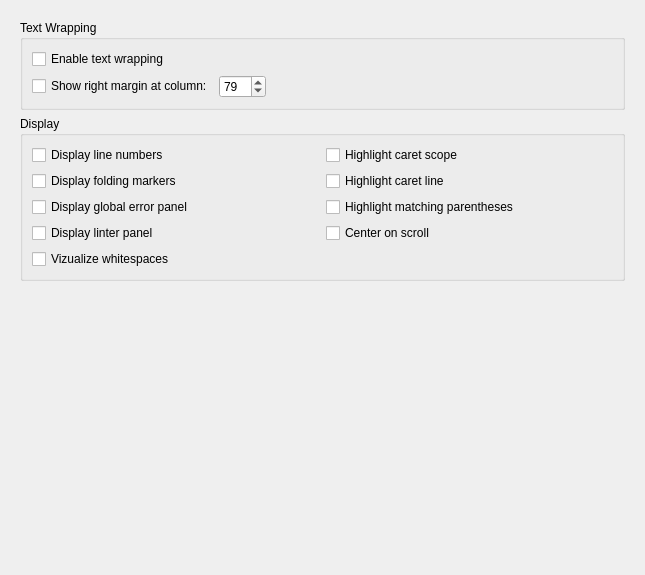
<?xml version="1.0" encoding="UTF-8"?>
<ui version="4.0">
 <class>Form</class>
 <widget class="QWidget" name="Form">
  <property name="geometry">
   <rect>
    <x>0</x>
    <y>0</y>
    <width>645</width>
    <height>575</height>
   </rect>
  </property>
  <property name="windowTitle">
   <string>Form</string>
  </property>
  <layout class="QVBoxLayout" name="verticalLayout">
   <item>
    <widget class="QScrollArea" name="scrollArea">
     <property name="frameShape">
      <enum>QFrame::NoFrame</enum>
     </property>
     <property name="widgetResizable">
      <bool>true</bool>
     </property>
     <widget class="QWidget" name="scrollAreaWidgetContents">
      <property name="geometry">
       <rect>
        <x>0</x>
        <y>0</y>
        <width>633</width>
        <height>563</height>
       </rect>
      </property>
      <layout class="QVBoxLayout" name="verticalLayout_4">
       <item>
        <widget class="QGroupBox" name="groupBox_5">
         <property name="title">
          <string>Text Wrapping</string>
         </property>
         <layout class="QVBoxLayout" name="verticalLayout_5">
          <item>
           <widget class="QCheckBox" name="cb_text_wrapping">
            <property name="toolTip">
             <string>Enable/Disable text wrapping</string>
            </property>
            <property name="text">
             <string>Enable text wrapping</string>
            </property>
           </widget>
          </item>
          <item>
           <layout class="QHBoxLayout" name="horizontalLayout">
            <property name="topMargin">
             <number>0</number>
            </property>
            <item>
             <widget class="QCheckBox" name="cb_margin">
              <property name="toolTip">
               <string>Show/Hide margin at the specified column</string>
              </property>
              <property name="text">
               <string>Show right margin at column:</string>
              </property>
             </widget>
            </item>
            <item>
             <widget class="QSpinBox" name="spin_margin_pos">
              <property name="toolTip">
               <string>Column where to draw the margin</string>
              </property>
              <property name="maximum">
               <number>200</number>
              </property>
              <property name="value">
               <number>79</number>
              </property>
             </widget>
            </item>
            <item>
             <spacer name="horizontalSpacer">
              <property name="orientation">
               <enum>Qt::Horizontal</enum>
              </property>
              <property name="sizeHint" stdset="0">
               <size>
                <width>40</width>
                <height>20</height>
               </size>
              </property>
             </spacer>
            </item>
           </layout>
          </item>
         </layout>
        </widget>
       </item>
       <item>
        <widget class="QGroupBox" name="groupBox">
         <property name="title">
          <string>Display</string>
         </property>
         <layout class="QGridLayout" name="gridLayout">
          <item row="2" column="0">
           <widget class="QCheckBox" name="cb_show_global_errors">
            <property name="toolTip">
             <string>Show/Hide global panel (next to editor's vertical scrollbars)</string>
            </property>
            <property name="text">
             <string>Display global error panel</string>
            </property>
           </widget>
          </item>
          <item row="0" column="0">
           <widget class="QCheckBox" name="cb_show_line_numbers">
            <property name="toolTip">
             <string>Show/Hide line numbers panel</string>
            </property>
            <property name="text">
             <string>Display line numbers</string>
            </property>
           </widget>
          </item>
          <item row="0" column="1">
           <widget class="QCheckBox" name="cb_caret_cope">
            <property name="toolTip">
             <string>Highlight scope under caret</string>
            </property>
            <property name="text">
             <string>Highlight caret scope</string>
            </property>
           </widget>
          </item>
          <item row="1" column="0">
           <widget class="QCheckBox" name="cb_show_folding">
            <property name="toolTip">
             <string>Show/Hide code folding markers</string>
            </property>
            <property name="text">
             <string>Display folding markers</string>
            </property>
           </widget>
          </item>
          <item row="4" column="0">
           <widget class="QCheckBox" name="cb_show_whitespaces">
            <property name="toolTip">
             <string>Show whitespaces in editor</string>
            </property>
            <property name="text">
             <string>Vizualize whitespaces</string>
            </property>
           </widget>
          </item>
          <item row="1" column="1">
           <widget class="QCheckBox" name="cb_caret_line">
            <property name="toolTip">
             <string>Highlight line under caret</string>
            </property>
            <property name="text">
             <string>Highlight caret line</string>
            </property>
           </widget>
          </item>
          <item row="3" column="0">
           <widget class="QCheckBox" name="cb_show_errors">
            <property name="toolTip">
             <string>Display linter/checker messages panel</string>
            </property>
            <property name="text">
             <string>Display linter panel</string>
            </property>
           </widget>
          </item>
          <item row="2" column="1">
           <widget class="QCheckBox" name="cb_parentheses">
            <property name="toolTip">
             <string>Highlight matching/unmatching parentheses/brackets</string>
            </property>
            <property name="text">
             <string>Highlight matching parentheses</string>
            </property>
           </widget>
          </item>
          <item row="3" column="1">
           <widget class="QCheckBox" name="cb_center_on_scoll">
            <property name="toolTip">
             <string>Center text cursor on scroll</string>
            </property>
            <property name="text">
             <string>Center on scroll</string>
            </property>
           </widget>
          </item>
         </layout>
        </widget>
       </item>
       <item>
        <spacer name="verticalSpacer">
         <property name="orientation">
          <enum>Qt::Vertical</enum>
         </property>
         <property name="sizeHint" stdset="0">
          <size>
           <width>20</width>
           <height>40</height>
          </size>
         </property>
        </spacer>
       </item>
      </layout>
     </widget>
    </widget>
   </item>
  </layout>
 </widget>
 <resources/>
 <connections/>
</ui>
